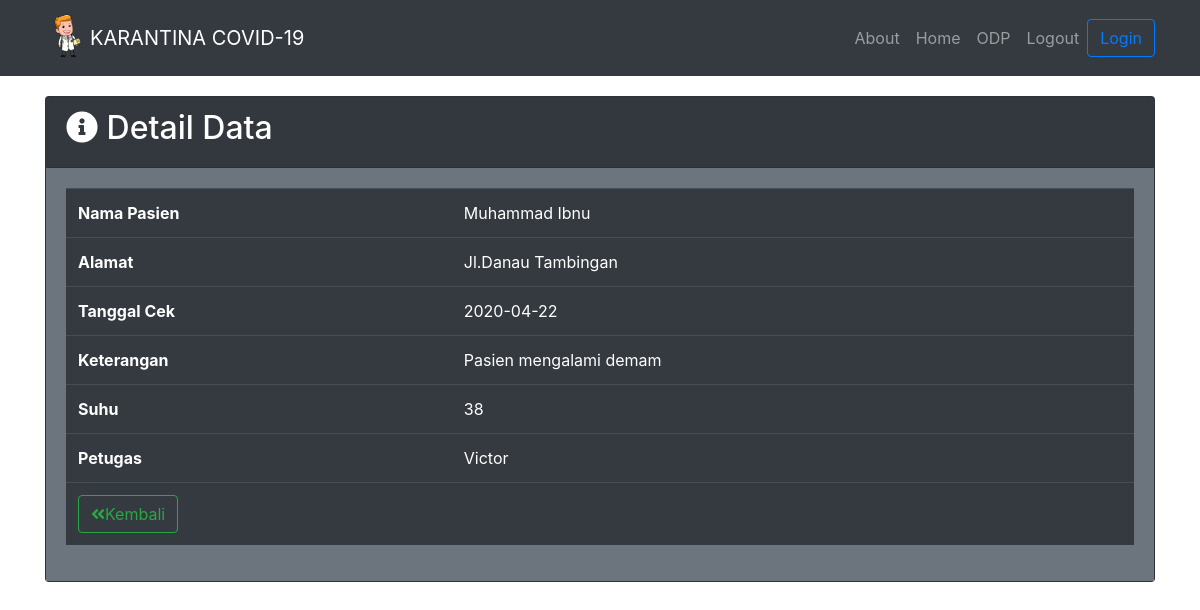
The app's page /odp/detail.php?id_odp=2 with its own data.
### tables this page shows
CREATE TABLE `odp` (
  `id_odp` int(5) NOT NULL,
  `nama` varchar(255) NOT NULL,
  `alamat` varchar(255) NOT NULL,
  `tgl_cek` date NOT NULL,
  `ket` varchar(255) NOT NULL,
  `id_suhu` int(3) NOT NULL,
  `id_petugas` int(3) NOT NULL
);

CREATE TABLE `suhu` (
  `id_suhu` int(3) NOT NULL,
  `suhu` int(30) NOT NULL
);

CREATE TABLE `petugas` (
  `id_petugas` int(3) NOT NULL,
  `nama_petugas` varchar(50) NOT NULL,
  `username` varchar(8) NOT NULL,
  `password` varchar(8) NOT NULL,
  `telp` varchar(13) NOT NULL
);

### odp/detail.php (the view, shortened to what this page needs)
<?php
include '../koneksi.php';
include '../asset/header.php';
$id_odp = $_GET['id_odp'];
$sql = mysqli_query($connect, "SELECT * FROM odp o INNER JOIN suhu s ON o.id_suhu=s.id_suhu INNER JOIN petugas p ON o.id_petugas=p.id_petugas WHERE id_odp=$id_odp");
$detail = mysqli_fetch_assoc($sql);
?>
<!DOCTYPE html>
<html>
<head>
</head>
<body>
	<div class="container">
		<div class="row">
			<div class="col mt-5">
				<div class="card text-white bg-dark mb-3">
					<div class="card-header">
						<h2><i class="fas fa-info-circle"></i> Detail Data</h2>
					</div>
					<div class="card-body bg-secondary">
						<table class="table table-dark">
							<tr>
								<td><strong>Nama Pasien</strong></td>
								<td><?=$detail['nama'];?></td>
							</tr>
							<tr>
								<td><strong>Alamat</strong></td>
								<td><?=$detail['alamat']?></td>
							</tr>
							<tr>
								<td><strong>Tanggal Cek</strong></td>
								<td><?=$detail['tgl_cek']?></td>
							</tr>
							<tr>
								<td><strong>Keterangan</strong></td>
								<td><?=$detail['ket']?></td>
							</tr>
							<tr>
								<td><strong>Suhu</strong></td>
								<td><?=$detail['suhu']?></td>
							</tr>
							<tr>
								<td><strong>Petugas</strong></td>
								<td><?=$detail['nama_petugas']?></td>
							</tr>
							<tr>
								<td class="text-rigth" colspan="2">
									<a href="index.php" class="btn btn-outline-success my-2 my-sm-0"><i class="fas fa-angle-double-left"></i>Kembali</a>
								</td>
							</tr>
						</table>
					</div>
				</div>
			</div>
		</div>
	</div>
</body>
</html>

### odp/detail.php (style rules this page uses)
body { background-image: url("../img/3.gif"); }

### records on screen
odp: nama "Muhammad Ibnu", alamat "Jl.Danau Tambingan", tgl_cek "2020-04-22", ket "Pasien mengalami demam", id_suhu.suhu "38", id_petugas.nama_petugas "Victor"
